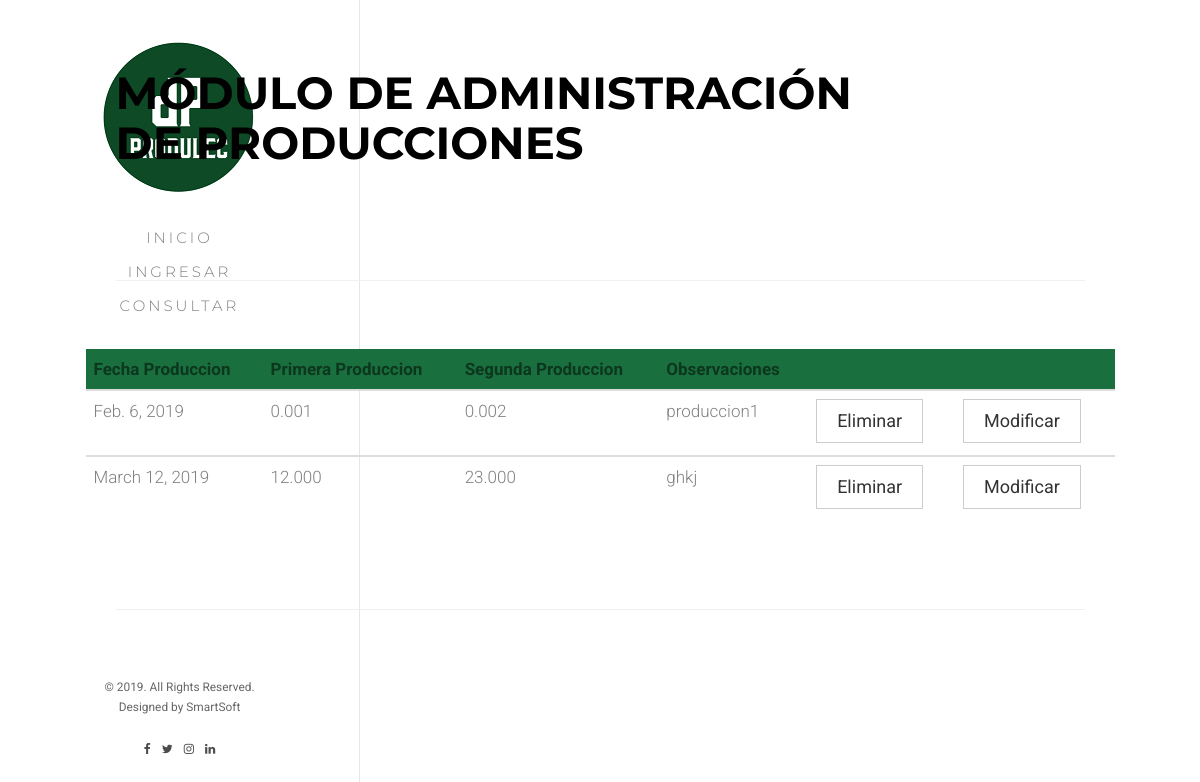
The app's page /searchproduction, older data.
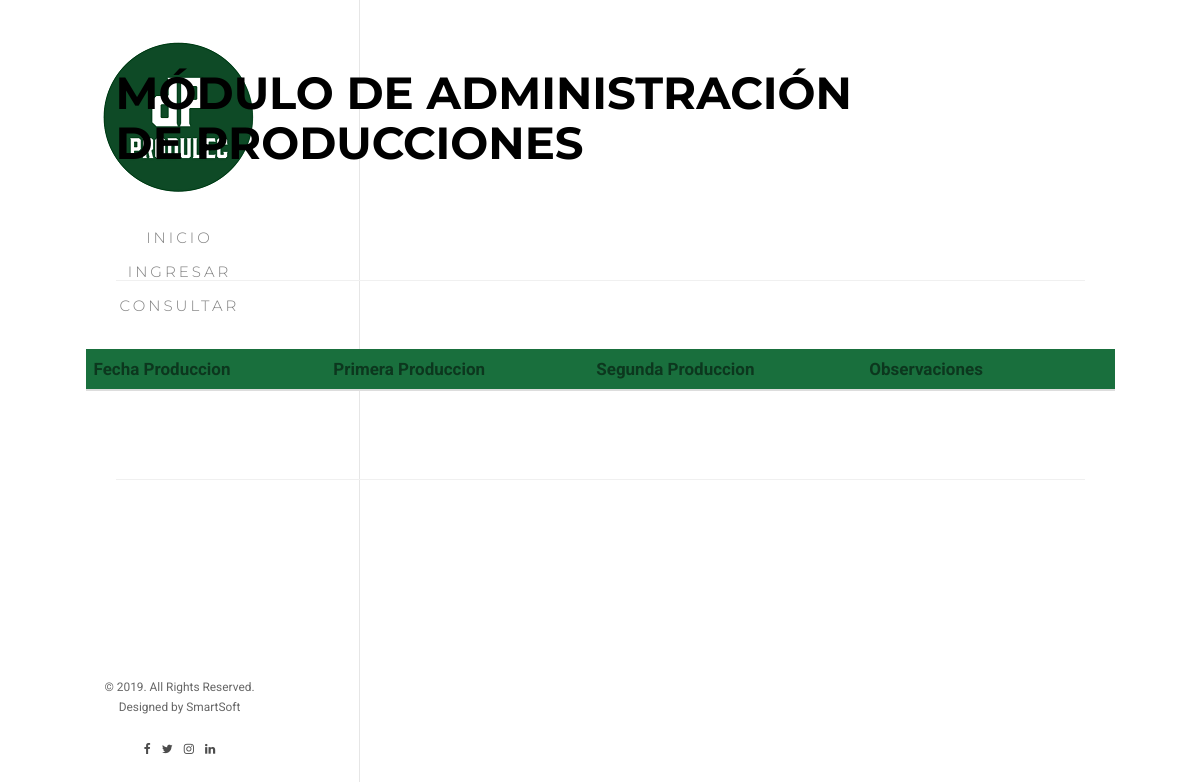
The same page, newer data.
### produlect/models.py (models this page shows)
class produccion(models.Model):
    id_produccion = models.AutoField(primary_key=True)
    codigo_produccion = models.IntegerField(null=False)
    fecha_produccion = models.DateField(
        'Fecha de Produccion', blank=False, null=False)
    primera_produccion = models.DecimalField(
        max_digits=6, decimal_places=3)
    segunda_produccion = models.DecimalField(
        max_digits=6, decimal_places=3)
    cantidad_concentrado = models.DecimalField(
        max_digits=6, decimal_places=3)
    observaciones = models.TextField()
    id_empleado = models.ForeignKey(empleado, on_delete=models.CASCADE)
    id_bovino = models.ForeignKey(bovino, on_delete=models.CASCADE)

### produlect/views.py (the view)
# urls.py: path('searchproduction', views.searchproduction, name='searchproduction'),
def searchproduction(request):
    productions = produccion.objects.all()
    args = {
        'productions': productions
    }
    return render(request, 'production/search.html', args)

### produlect/templates/production/search.html (shortened to what this page needs)
{% extends "base/base.html" %}
{% load static %}
{% block content %}
<div id="fh5co-page">
	<aside id="fh5co-aside" role="complementary" class="border js-fullheight">
		<h1 id="fh5co-logo"><a href="index.html"><img src="{% static 'images/logo_1.png' %}"
					alt="Free HTML5 Bootstrap Website Template"></a></h1>
		<nav id="fh5co-main-menu" role="navigation">
			<ul>
				<li><a href="{% url 'index' %}">Inicio</a></li>
				<li><a href="{% url 'createproduction' %}">Ingresar</a></li>
				<li><a href="{% url 'searchproduction' %}">Consultar</a></li>
			</ul>
		</nav>
		<div class="fh5co-footer">
			<p><small>&copy; 2019. All Rights Reserved.</span> <span>Designed by SmartSoft</span>
			<ul>
				<li><a href="#"><i class="icon-facebook"></i></a></li>
				<li><a href="#"><i class="icon-twitter"></i></a></li>
				<li><a href="#"><i class="icon-instagram"></i></a></li>
				<li><a href="#"><i class="icon-linkedin"></i></a></li>
			</ul>
		</div>
	</aside>
	<div id="fh5co-main">
		<div class="fh5co-narrow-content fh5co-border-bottom">
			<h2 class="fh5co-heading animate-box" data-animate-effect="fadeInLeft">MÓDULO DE ADMINISTRACIÓN <span>DE
					PRODUCCIONES</span></h2>
		</div>
		<div class="fh5co-narrow-content fh5co-border-bottom" id="consultar">
			<div class="row">
				<div class="col-md-20 animate-box" data-animate-effect="fadeInLeft">
					<form action="">
						<div class="row">
							<div class="col-md-12">
								<div class="row">
									<table class="table">
										<thead style="background-color: #196f3d">
											<tr>
												<th scope="col">Fecha Produccion</th>
												<th scope="col">Primera Produccion</th>
												<th scope="col">Segunda Produccion</th>
												<th scope="col">Observaciones</th>
												<th scope="col"></th>
												<th scope="col"></th>
											</tr>
										</thead>
										{% for form in productions %}
										<tbody>
											<tr>
												<td scope="row">{{ form.fecha_produccion }}</td>
												<td scope="row">{{ form.primera_produccion }}</td>
												<td scope="row">{{ form.segunda_produccion }}</td>
												<td scope="row">{{ form.observaciones }}</td>
												<td scope="row"><a href="{% url 'deleteproduction' id_produccion=form.id_produccion %}"><button type="button" class="btn btn-default">Eliminar</button></a></td>
												<td scope="row"><a href="{% url 'updateproduction' id_produccion=form.id_produccion %}"><button type="button" class="btn btn-default">Modificar</button></a></td>
											</tr>
										</tbody>
										{% endfor %}
									</table>
								</div>
							</div>
						</div>
					</form>
				</div>
			</div>
		</div>
	</div>
</div>
{% endblock content%}

Row changes from the older to the newer data that the page shows:
removed produccion: fecha_produccion "Feb. 6, 2019", primera_produccion "0.001", segunda_produccion "0.002", observaciones "produccion1"
removed produccion: fecha_produccion "March 12, 2019", primera_produccion "12.000", segunda_produccion "23.000", observaciones "ghkj"
